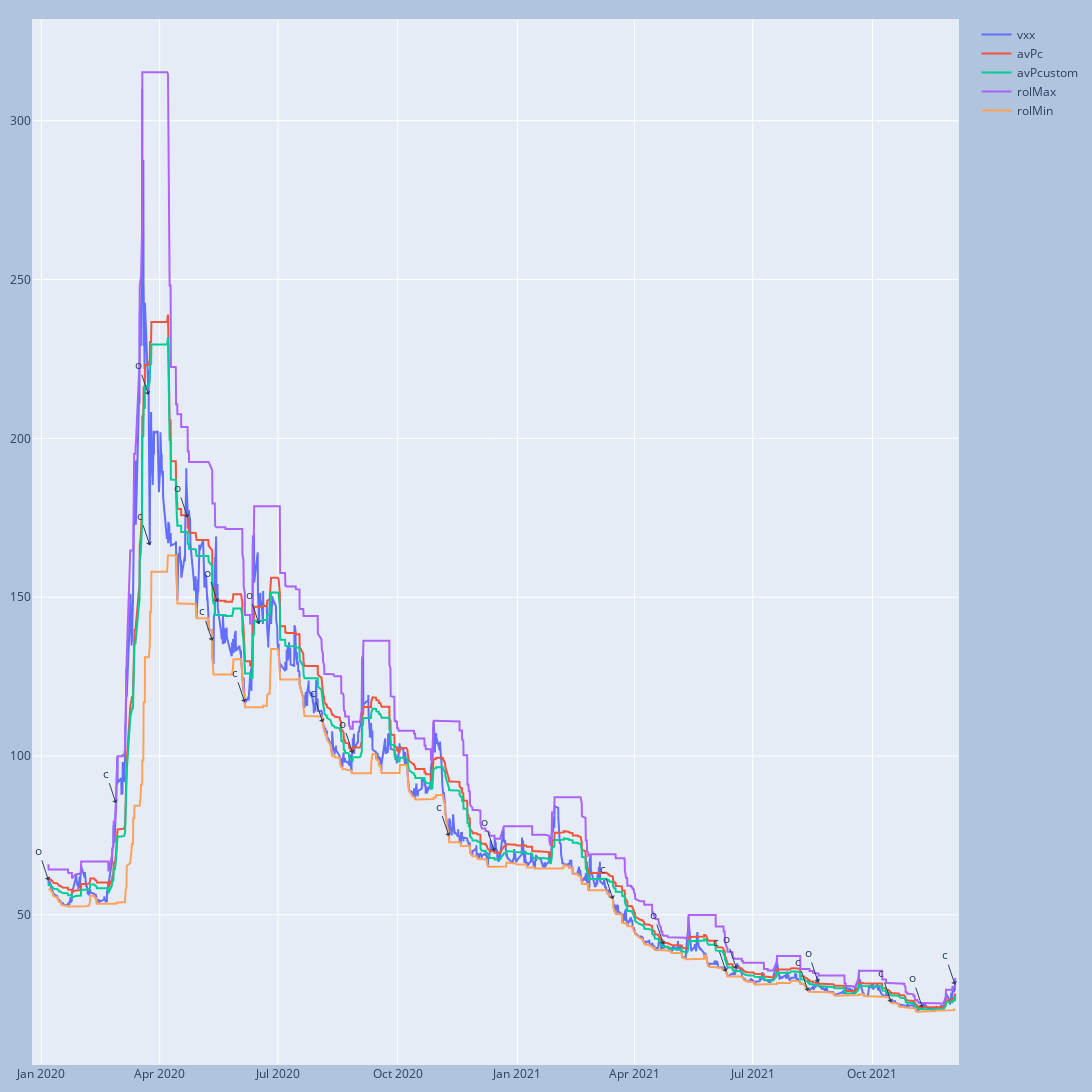

The notebook cell saved with this chart:
### Code cell
fig = go.Figure()
fig.add_trace(go.Scatter(x=data.index, y= data.close, name='vxx'))
fig.add_trace(go.Scatter(x=data.index, y=data.avPch, name='avPc'))
fig.add_trace(go.Scatter(x=data.index, y=data.avPch*0.97, name='avPcustom'))
fig.add_trace(go.Scatter(x=data.index, y=data.rolMax, name='rolMax'))
fig.add_trace(go.Scatter(x=data.index, y=data.rolMin, name='rolMin'))
# fig.add_trace(go.Scatter(x=data.index, y=data.avPch + (data.atr*7), name='atr_avPch', visible='legendonly'))
# fig.update_xaxes(rangeslider_visible=True)

for i in posList:
    fig.add_annotation(x=i['openPosTime'], y=i['openPosPrice'],
                text="o",
                showarrow=True,
                arrowhead=1)

for i in posList:
    fig.add_annotation(x=i['closePosTime'], y=i['closePosPrice'],
                text="c",
                showarrow=True,
                arrowhead=1)
fig.update_layout(
    autosize=False,
    width=2500,
    height=1300,
    margin=dict(
        l=10,
        r=10,
        b=20,
        t=20,
        pad=1
    ),
    paper_bgcolor="LightSteelBlue",
)
fig.show()

### Figure 1 — Plotly figure (JSON) as saved in the notebook; plotly's stock layout.template omitted (floating-point values rounded to 4 significant figures; data arrays with more than 128 entries replaced by an {"elided": "..."} marker saying what was removed)
{"data": [{"name": "vxx", "type": "scatter", "x": {"elided": "3377 str values"}, "y": {"elided": "3377 float values"}}, {"name": "avPc", "type": "scatter", "x": {"elided": "3377 str values"}, "y": {"elided": "3377 float values"}}, {"name": "avPcustom", "type": "scatter", "x": {"elided": "3377 str values"}, "y": {"elided": "3377 float values"}}, {"name": "rolMax", "type": "scatter", "x": {"elided": "3377 str values"}, "y": {"elided": "3377 float values"}}, {"name": "rolMin", "type": "scatter", "x": {"elided": "3377 str values"}, "y": {"elided": "3377 float values"}}], "layout": {"annotations": [{"arrowhead": 1, "showarrow": true, "text": "o", "x": "2020-01-06T12:30:00-05:00", "y": 60.86}, {"arrowhead": 1, "showarrow": true, "text": "o", "x": "2020-03-23T09:30:00-04:00", "y": 213.7}, {"arrowhead": 1, "showarrow": true, "text": "o", "x": "2020-04-22T11:30:00-04:00", "y": 175.1}, {"arrowhead": 1, "showarrow": true, "text": "o", "x": "2020-05-15T13:30:00-04:00", "y": 148.5}, {"arrowhead": 1, "showarrow": true, "text": "o", "x": "2020-06-16T09:30:00-04:00", "y": 141.6}, {"arrowhead": 1, "showarrow": true, "text": "o", "x": "2020-08-27T10:30:00-04:00", "y": 100.9}, {"arrowhead": 1, "showarrow": true, "text": "o", "x": "2020-12-14T09:30:00-05:00", "y": 69.99}, {"arrowhead": 1, "showarrow": true, "text": "o", "x": "2021-04-23T09:30:00-04:00", "y": 40.66}, {"arrowhead": 1, "showarrow": true, "text": "o", "x": "2021-06-18T11:30:00-04:00", "y": 33.01}, {"arrowhead": 1, "showarrow": true, "text": "o", "x": "2021-08-20T09:30:00-04:00", "y": 28.7}, {"arrowhead": 1, "showarrow": true, "text": "o", "x": "2021-11-08T09:30:00-05:00", "y": 20.8}, {"arrowhead": 1, "showarrow": true, "text": "c", "x": "2020-02-27T09:30:00-05:00", "y": 85.16}, {"arrowhead": 1, "showarrow": true, "text": "c", "x": "2020-03-24T09:30:00-04:00", "y": 166.3}, {"arrowhead": 1, "showarrow": true, "text": "c", "x": "2020-05-11T10:30:00-04:00", "y": 136.3}, {"arrowhead": 1, "showarrow": true, "text": "c", "x": "2020-06-05T09:30:00-04:00", "y": 116.9}, {"arrowhead": 1, "showarrow": true, "text": "c", "x": "2020-08-04T09:30:00-04:00", "y": 110.6}, {"arrowhead": 1, "showarrow": true, "text": "c", "x": "2020-11-09T09:30:00-05:00", "y": 74.8}, {"arrowhead": 1, "showarrow": true, "text": "c", "x": "2021-03-15T11:30:00-04:00", "y": 55}, {"arrowhead": 1, "showarrow": true, "text": "c", "x": "2021-06-10T12:30:00-04:00", "y": 32.07}, {"arrowhead": 1, "showarrow": true, "text": "c", "x": "2021-08-12T11:30:00-04:00", "y": 26.01}, {"arrowhead": 1, "showarrow": true, "text": "c", "x": "2021-10-15T09:30:00-04:00", "y": 22.43}, {"arrowhead": 1, "showarrow": true, "text": "c", "x": "2021-12-03T11:30:00-05:00", "y": 27.98}], "autosize": false, "height": 1300, "margin": {"b": 20, "l": 10, "pad": 1, "r": 10, "t": 20}, "paper_bgcolor": "LightSteelBlue", "width": 2500}}
